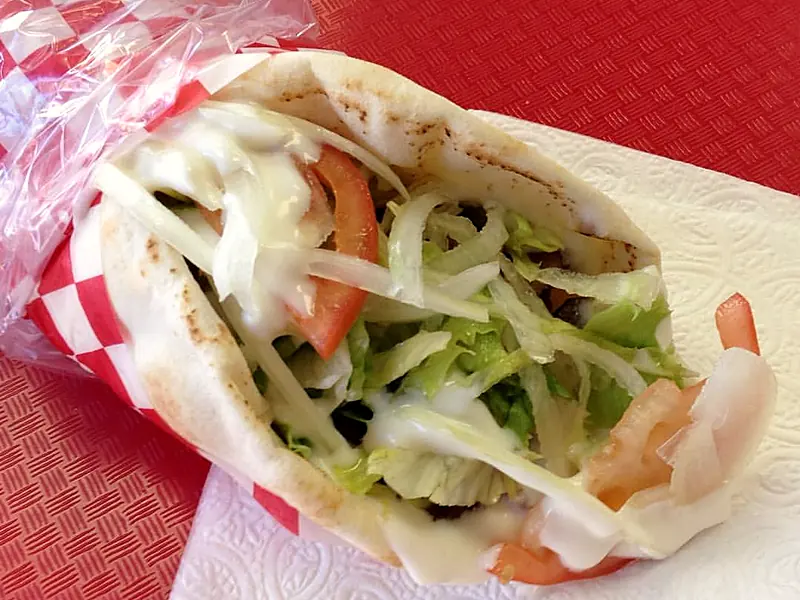
#> input picture docs/assets/img/donair.webp, 800 x 600 px
$ python -i build_photos.py   (imports and definitions only)
#> lines starting #> are read from the running program, lines starting #| are printed output that depends on the picture
#> further down, picture is the input picture: PIL image 800x600 RGB; mean R, G, B 186.6, 136.2, 116.6
"""Crop, grade and export the site's food photos.

Reads data/photos.json, takes the chosen candidate for each slug (or a real photo dropped
into assets/photos-in/, which always wins), applies one consistent grade so photos from
different sources sit together, and writes WebP at two widths into docs/assets/img/.

    python scripts/build_photos.py
    python scripts/build_photos.py donair poutine     # just these
"""
import json, sys
from pathlib import Path
from PIL import Image, ImageEnhance, ImageFilter

ROOT = Path(__file__).resolve().parent.parent
CAND = ROOT / "research" / "photo-candidates"
REAL = ROOT / "assets" / "photos-in"
OUT = ROOT / "docs" / "assets" / "img"

# 4:3 card at two widths for everything; the wide 16:9 crop only for slugs that
# actually get used big, because a 1600px plate nobody sees is just page weight.
SIZES = {"": (800, 600), "@sm": (400, 300)}
WIDE = (1600, 900)
HERO_SLUGS = {"donair", "meat-lovers-pizza", "garlic-fingers", "poutine",
              "fish-and-chips", "all-dressed-pizza", "donair-pogo", "chicken-wings"}

# One grade for everything. Deliberately gentle: the copy should stay the brightest
# thing on the page, and over-saturated food photography reads as a stock library.
SATURATION = 0.96
CONTRAST = 1.07
BRIGHTNESS = 1.02
WARMTH = (1.03, 1.0, 0.975)   # r, g, b multipliers


# [25 lines left out: functions load_source, crop, not called in this run]


def grade(im):
    im = ImageEnhance.Color(im).enhance(SATURATION)
    im = ImageEnhance.Contrast(im).enhance(CONTRAST)
    im = ImageEnhance.Brightness(im).enhance(BRIGHTNESS)
    r, g, b = im.split()
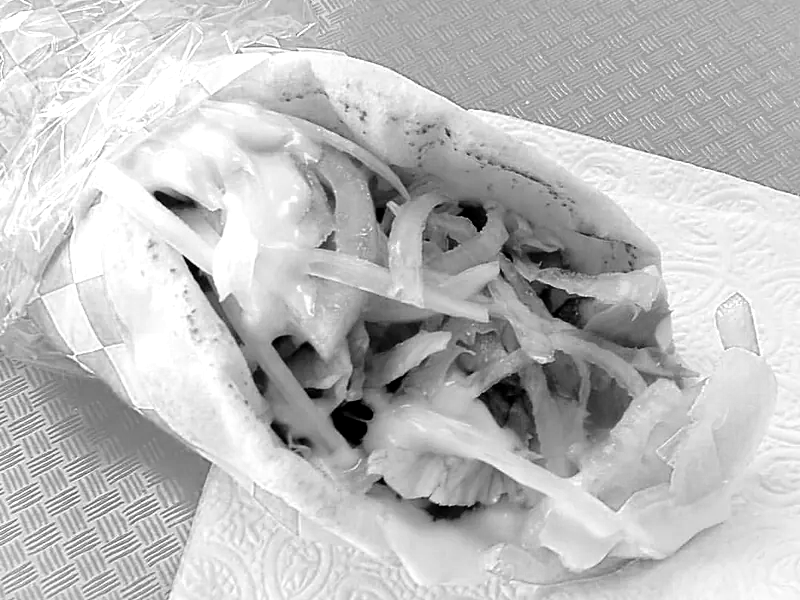
#> r: PIL image 800x600 L; min 0, max 255, mean 189.5
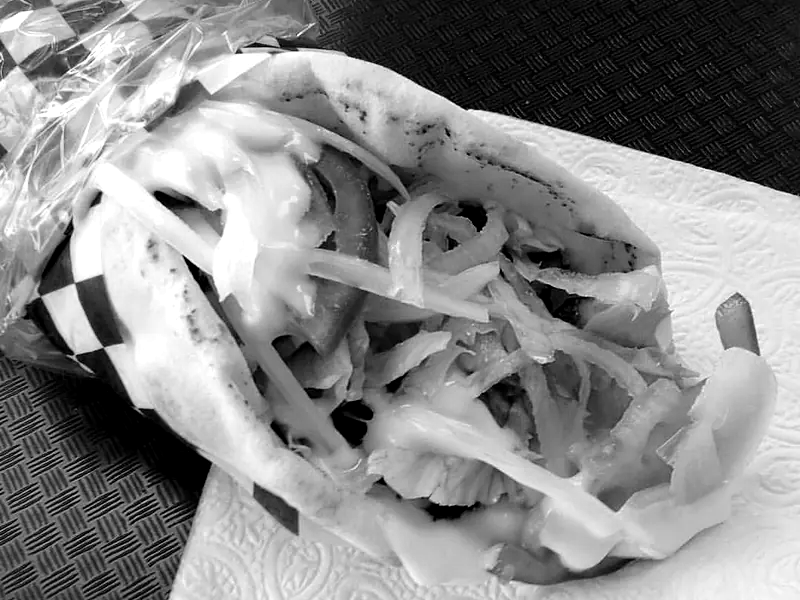
#> g: PIL image 800x600 L; min 0, max 255, mean 137.3
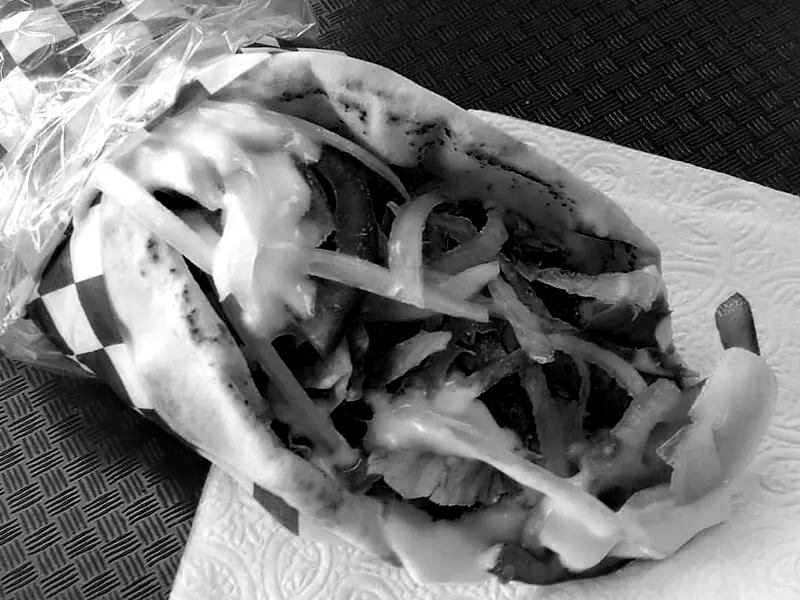
#> b: PIL image 800x600 L; min 0, max 255, mean 116.7
    r = r.point(lambda v: min(255, int(v * WARMTH[0])))
    g = g.point(lambda v: min(255, int(v * WARMTH[1])))
    b = b.point(lambda v: min(255, int(v * WARMTH[2])))
    im = Image.merge("RGB", (r, g, b))
    return im.filter(ImageFilter.UnsharpMask(radius=1.4, percent=52, threshold=3))


# [47 lines left out: function main, not called in this run]


# [2 lines not run here, left out]

>>> from PIL import Image
>>> picture = Image.open('../docs/assets/img/donair.webp')
>>> result = grade(picture)

$ run again, on docs/assets/img/all-dressed-pizza.webp
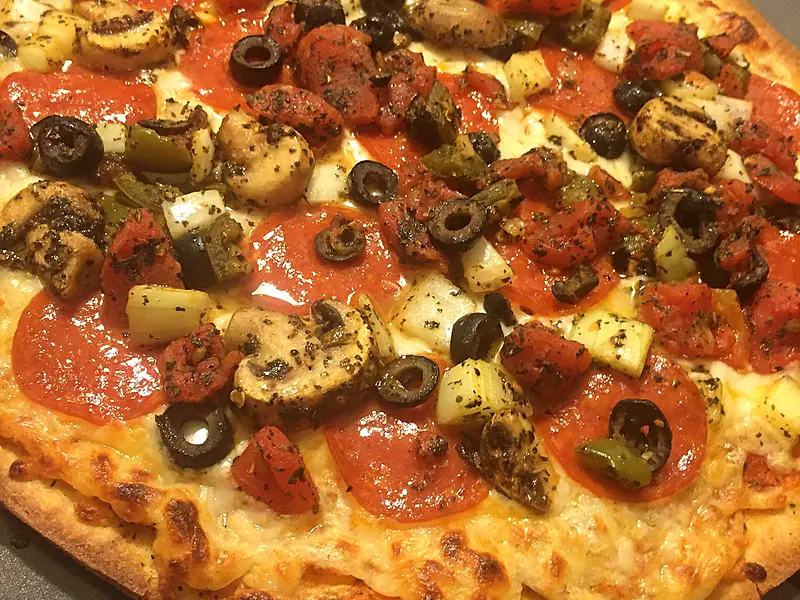
#> input picture docs/assets/img/all-dressed-pizza.webp, 800 x 600 px
#> picture is the input picture: PIL image 800x600 RGB; mean R, G, B 170.6, 104.5, 45.2
#> in grade, `r, g, b = im.split()`:
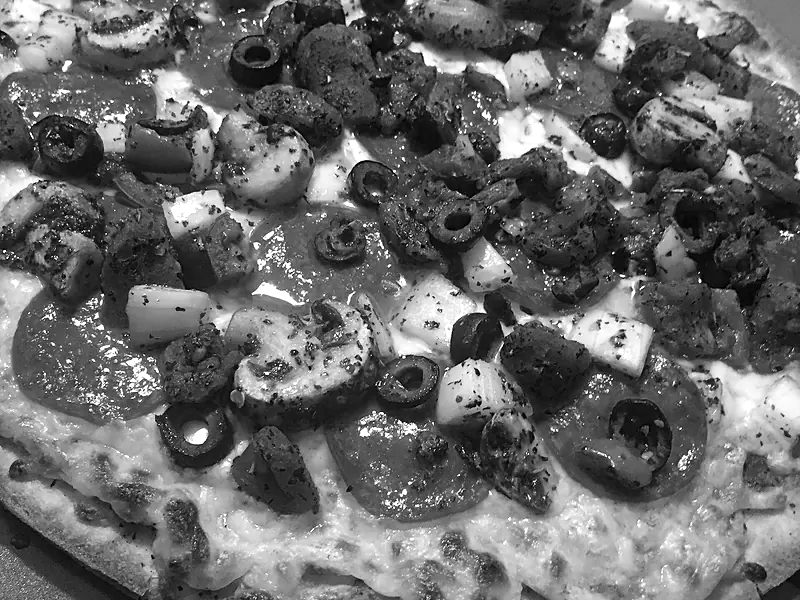
#> g: PIL image 800x600 L; min 0, max 255, mean 104.8
#> in grade, `r, g, b = im.split()`:
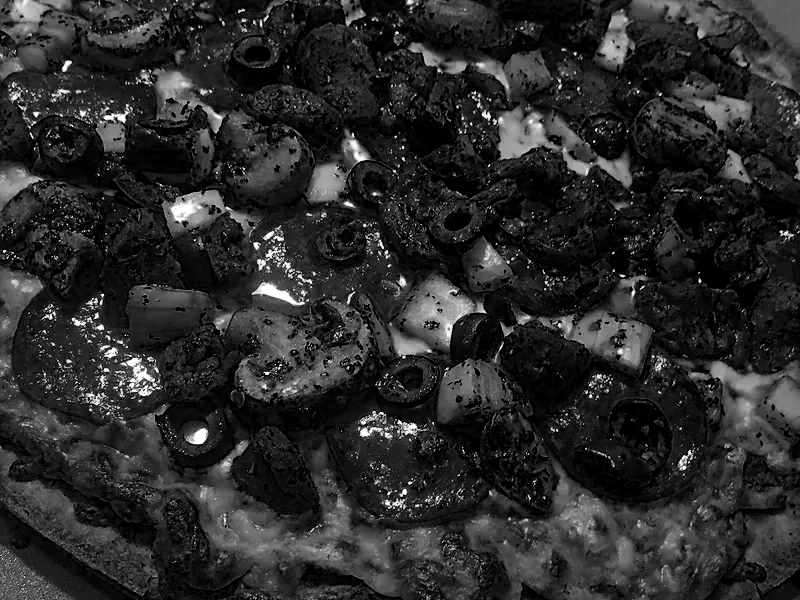
#> b: PIL image 800x600 L; min 0, max 255, mean 43.1

$ run again, on docs/assets/img/all-dressed-pizza@sq.webp
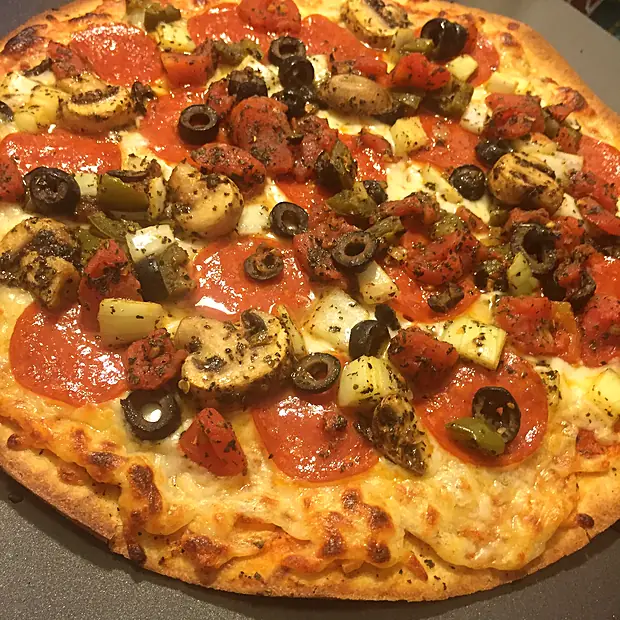
#> input picture docs/assets/img/all-dressed-pizza@sq.webp, 620 x 620 px
#> picture is the input picture: PIL image 620x620 RGB; mean R, G, B 167.5, 103.9, 46.9
#> in grade, `r, g, b = im.split()`:
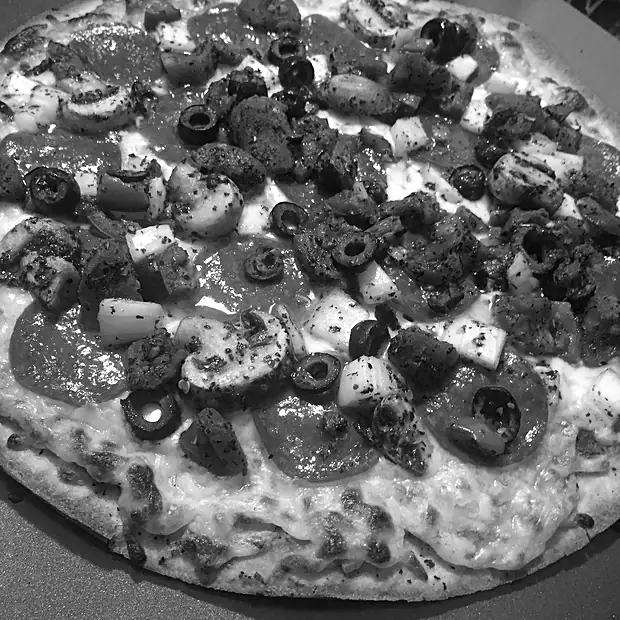
#> g: PIL image 620x620 L; min 0, max 255, mean 104.1
#> in grade, `r, g, b = im.split()`:
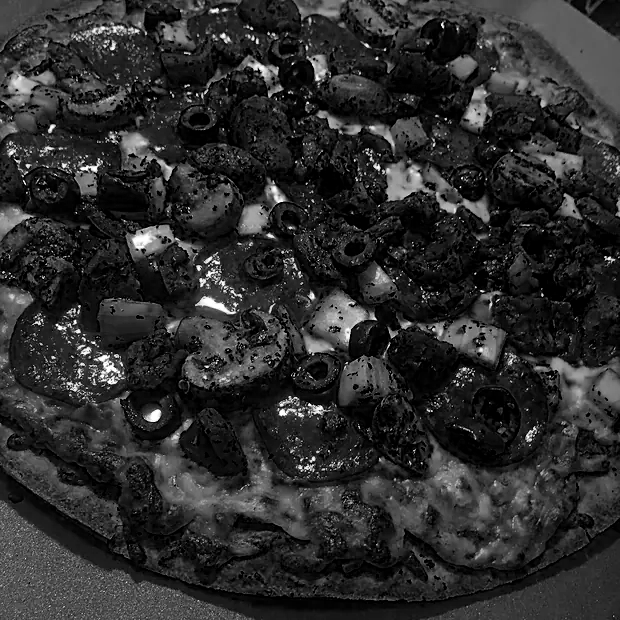
#> b: PIL image 620x620 L; min 0, max 255, mean 44.9
